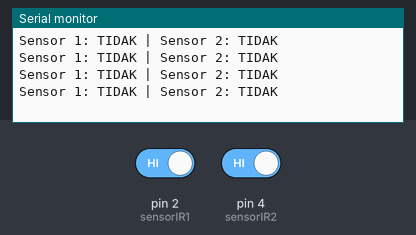
Recording of a sketch running on a simulated Arduino Uno, built with avr-gcc and run on an emulated ATmega328P. Parts: the last lines printed to the serial monitor. The inputs (shaded band) are chosen by the test bench; at power-on: pin 2 (sensorIR1) HIGH, pin 4 (sensorIR2) HIGH.

Above: at 1.8 s.
1.9 s: pin 2 (sensorIR1) driven LOW
At 2.4 s:
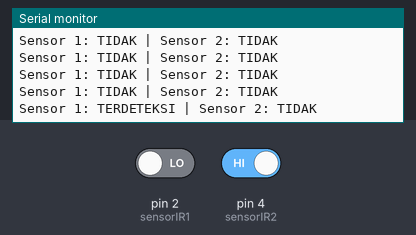
4.0 s: pin 4 (sensorIR2) driven LOW
At 4.4 s:
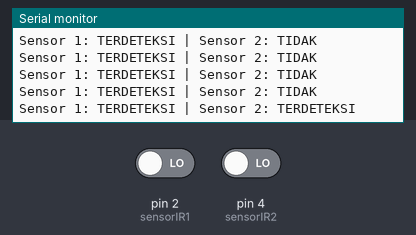
6.0 s: pin 2 (sensorIR1) driven HIGH
At 6.4 s:
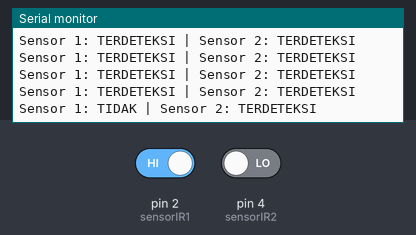

Measured:
- after the input at 1.9 s, the serial monitor: prints a new line after 0.10 s (image 1)
- after the input at 4.0 s, the serial monitor: prints a new line at once (image 2)
- after the input at 6.0 s, the serial monitor: prints a new line at once (image 3)

The sketch:

Tes_IR_Sensor.ino
```cpp
const int sensorIR1 = 2;
const int sensorIR2 = 4;

void setup() {
  Serial.begin(115200);
  pinMode(sensorIR1, INPUT);
  pinMode(sensorIR2, INPUT);
}

void loop() {
  int nilaiIR1 = digitalRead(sensorIR1);
  int nilaiIR2 = digitalRead(sensorIR2);

  Serial.print("Sensor 1: ");
  Serial.print(nilaiIR1 == LOW ? "TERDETEKSI" : "TIDAK");
  Serial.print(" | Sensor 2: ");
  Serial.println(nilaiIR2 == LOW ? "TERDETEKSI" : "TIDAK");

  delay(500);
}
```
